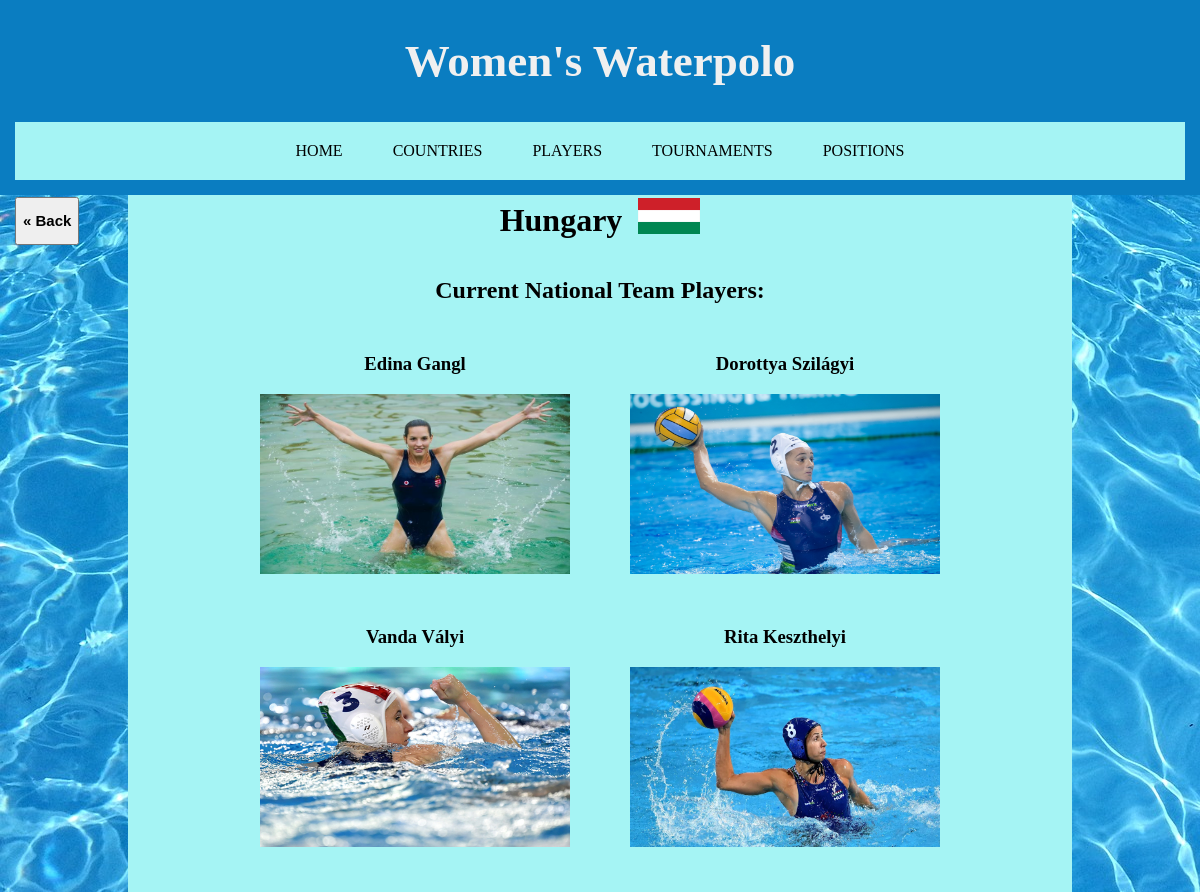
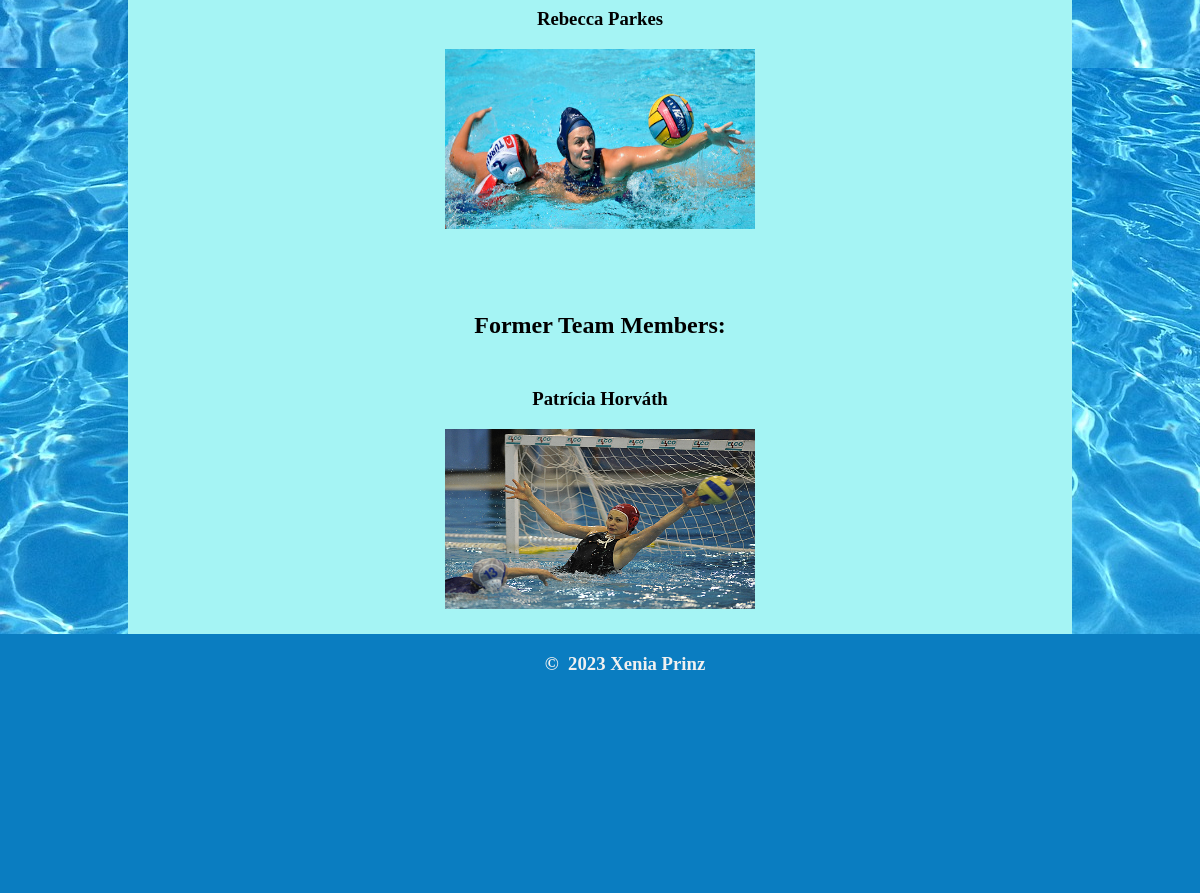
The page /country/1 on the database its author committed (2 pictures, top to bottom).
### tables this page shows
CREATE TABLE Country (id INTEGER PRIMARY KEY AUTOINCREMENT, country TEXT, flag TEXT);

CREATE TABLE Player (id INTEGER PRIMARY KEY AUTOINCREMENT, first_name TEXT, last_name TEXT, image TEXT, player_copyright TEXT, country_id INTEGER REFERENCES Country (id), national_team INTEGER, right_hand_dominant INTEGER, left_hand_dominant INTEGER, world_ranking INTEGER, weight INTEGER, height INTEGER, cap_number INTEGER);

### routes.py (the view)
@app.route('/country/<int:id>')
def indiv_country(id):
    if id > 9223372036854775807:  # prevents overflow error
        abort(404)  # directs to error404 page
    country = sql('SELECT * FROM Country WHERE id = ?', (id,))
    if country == []:  # empty list if no result from SQL query
        abort(404)  # calls the error404 function
    national_team = sql('SELECT first_name, last_name, image, \
                        national_team, player.id, Player.player_copyright \
                        FROM Player \
                        WHERE country_id = ? AND national_team = 1',
                        (id,))
    former_team = sql('SELECT first_name, last_name, image, \
                        national_team, player.id, Player.player_copyright \
                        FROM Player \
                        WHERE country_id = ? AND national_team = 0', (id,))
    return render_template("country.html", country=country,
                           national_team=national_team,
                           former_team=former_team, title="Women's Waterpolo")

### routes.py (called while the page is built)
def sql(query, id):
    conn = sqlite3.connect("waterpolo.db")  # connects to the sql database
    cur = conn.cursor()
    if id is not None:
        cur.execute(query, id)
    else:
        cur.execute(query)
    results = cur.fetchall()
    return results

### templates/country.html (shortened to what this page needs)
{% extends "layout.html" %}
{% block title %}
<div class="back"> <button onclick="history.back()"> <h2> &laquo; Back </h2> </button> </div>
{% endblock %}
{% block content %}
<h1>
{% for item in country %}
<div class="subheading1">
    <div class="row">
        {{item[1]}} &nbsp;
        <div class="icon"><img src ="{{item[2]}}"></div>
    </div>
</div>
{% endfor %}
</h1>
{% if national_team|length %}
    <div class="subheading"> <h2> Current National Team Players: </h2> </div>
{% endif %}
<div class="row">
    {% for item in national_team %}
    <div class="column">
        <div class="zoom">
            <h3> <a href = "/player/{{item[4]}}"> {{item[0]}} {{item[1]}} <br> </h3>
            <div class="overlay">
                <img src = "{{item[2]}}">
            </div>
        </div>
    </div>
    {% endfor %}
</div>
{% if former_team|length %}
    <div class="subheading"> <h2> Former Team Members: </h2> </div>
{% else %}
    <br><br><br><br><br><br><br><br><br>
{% endif %}
<div class="row">
    {% for item in former_team %}
    <div class="column">
        <div class="zoom">
            <h3> <a href = "/player/{{item[4]}}"> {{item[0]}} {{item[1]}} <br> </h3>
            <div class="overlay">
                <img src = "{{item[2]}}">
            </div>
        </div>
    </div>
    {% endfor %}
</div>
{% endblock %}

### static/css/style.css (style rules this page uses)
body { font-family: "Comic Sans MS"; background-image: url("/static/images/pool_background.jpg"); box-sizing: border-box; margin: 10px; }
img { width: 310px; height: 180px; }
.icon img { width: 62px; height: 36px; }
a { color: rgb(0,0,0); text-decoration: none; }
.subheading { display: flex; justify-content: center; text-align: center; margin-top: 30px; margin-bottom: -10px; }
.subheading1 { display: flex; justify-content: center; text-align: center; margin-top: 5px; margin-bottom: -15px; }
.column h2, h3, h4 { text-align: center; }
.overlay { position: relative; width: 310px; text-align: center; }

### rows shown on the page
Country: country "Hungary", flag (picture)
Player: first_name "Edina", last_name "Gangl", image (picture)
Player: first_name "Dorottya", last_name "Szilágyi", image (picture)
Player: first_name "Vanda", last_name "Vályi", image (picture)
Player: first_name "Rita", last_name "Keszthelyi", image (picture)
Player: first_name "Rebecca", last_name "Parkes", image (picture)
Player: first_name "Patrícia", last_name "Horváth", image (picture)
